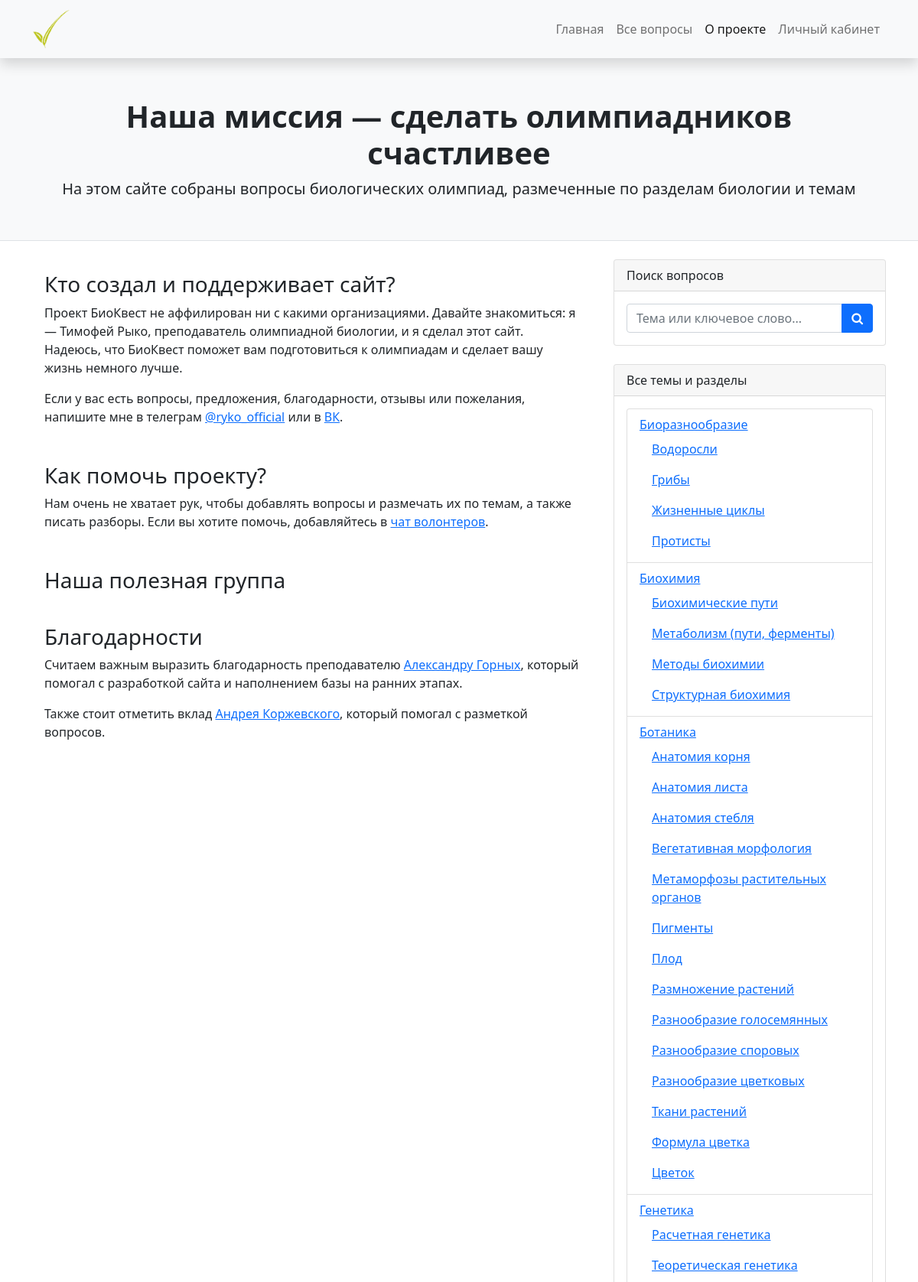
The page /about/ (signed in, upper part) on the database its author committed.
### main/models.py (models this page shows, shortened)
class BaseModel(models.Model):
    created_at = models.DateTimeField('Created', auto_now_add=True, db_index=True)
    updated_at = models.DateTimeField('Modified', auto_now=True)
    class Meta:
        abstract = True

class Section(BaseModel):
    name = models.CharField('Название раздела', max_length=100)
    slug = models.SlugField(max_length=100, validators=[validate_slug])
    class Meta:
        ordering = ['name']
        verbose_name = 'Раздел'
        verbose_name_plural = 'Разделы'
    def get_absolute_url(self):
        return reverse('main:section_url', kwargs={'slug': self.slug})

class Topic(BaseModel):
    parent_section = models.ForeignKey(Section, on_delete=models.CASCADE, null=True, related_name='topics', verbose_name='Раздел')
    name = models.CharField('Тема', max_length=100)
    class Meta:
        ordering = ['parent_section', 'name']
        verbose_name = 'Тема'
        verbose_name_plural = 'Темы'

### main/views.py (the view)
# urls.py: path('about/', views.about, name='about'),
def about(request):
    requested_query = request.GET.get('query')
    if requested_query:
        return redirect(reverse('main:problems') + f'?query={requested_query}')
    sections = Section.objects.order_by('name')
    context = {
        'nav': [False, False, True, False],
        'sections': sections
    }
    return render(request, 'about.html', context=context)

### main/templates/about.html (shortened to what this page needs)
{% extends "base.html" %}
{% load custom_filters %}
{% load static %}
{% block header %}
<header class="py-1 bg-light border-bottom mb-4">
    <div class="container">
        <div class="text-center my-5">
            <h1 class="fw-bolder">Наша миссия — сделать олимпиадников счастливее</h1>
            <p class="lead mb-0">На этом сайте собраны вопросы биологических олимпиад, размеченные по разделам биологии и темам</p>
        </div>
    </div>
</header>
{% endblock header %}
{% block content %}
<div class="container">
    <div class="row">
        <div class="col-lg-8">
            <div class="card mb-4 border-0">
                <div class="card-body">
                    <h3 class="card-title">Кто создал и поддерживает сайт?</h3>
                    <p>Проект БиоКвест не аффилирован ни с какими организациями.
                        Давайте знакомиться: я — Тимофей Рыко, преподаватель олимпиадной биологии, и я сделал этот сайт.
                        Надеюсь, что БиоКвест поможет вам подготовиться к олимпиадам и сделает вашу жизнь немного лучше.
                    </p>
                    <p>Если у вас есть вопросы, предложения, благодарности, отзывы или пожелания, напишите мне в телеграм <a href="https://t.me/ryko_official">@ryko_official</a> или в <a href="https://vk.com/timofeiryko">ВК</a>.
                </div>
                <div class="card-body">
                    <h3 class="card-title">Как помочь проекту?</h3>
                    <p>Нам очень не хватает рук, чтобы добавлять вопросы и размечать их по темам, а также писать разборы. Если вы хотите помочь,
                        добавляйтесь  в <a href="https://vk.me/join/p/R7YSQ1Hda3q0dE5Dn6qOmFVvSveP7WRTE=">чат волонтеров</a>.
                    </p>
                </div>
                <div class="card-body">
                    <h3 class="card-title">Наша полезная группа</h3>
                </div>
                <div class="card-body">
                    <h3 class="card-title">Благодарности</h3>
                    <p>Считаем важным выразить благодарность преподавателю <a href="https://vk.com/id387861701">Александру Горных</a>,
                        который помогал с разработкой сайта и наполнением базы на ранних этапах.
                    </p>
                    <p>Также стоит отметить вклад <a href="https://vk.com/cycas15">Андрея Коржевского</a>,
                        который помогал с разметкой вопросов.</p>
                </div>
            </div>
        </div>
        <div class="col-lg-4">
            <div class="card mb-4">
                <div class="card-header">Поиск вопросов</div>
                <div class="card-body">
                    <form>
                        <div class="input-group">
                            <input class="form-control" type="text"
                                placeholder="Тема или ключевое слово..." aria-label="Тема или ключевое слово..."
                                aria-describedby="button-search" name="query"/>
                            <button class="btn btn-primary" id="button-search" type="submit" action="problems.html">
                                <i class="fa fa-search"></i>
                            </button>
                    </form>
                    </div>
                </div>
            </div>
            <div class="card mb-4">
                <div class="card-header">Все темы и разделы</div>
                <div class="card-body">
                    <ul class="list-group">
                        {% for section in sections %}
                        <li class="list-group-item"><a href="{{ section.get_absolute_url }}">{{ section.name }}</a>
                            <ul class="list-group inner">
                                {% for topic in section.topics.all %}
                                <li class="list-group-item border-0"><a href="{% url 'main:problems' %}?topic={{ topic.name }}">{{ topic.name }}</a></li>
                                {% endfor %}
                            </ul>
                        </li>
                        {% endfor %}
                    </ul>
                </div>
            </div>
        </div>
    </div>
{% endblock content %}

### rows shown on the page
Section: name "Биоразнообразие"
Topic: name "Водоросли"
Topic: name "Грибы"
Topic: name "Жизненные циклы"
Topic: name "Протисты"
Section: name "Биохимия"
Topic: name "Биохимические пути"
Topic: name "Метаболизм (пути, ферменты)"
Topic: name "Методы биохимии"
Topic: name "Структурная биохимия"
Section: name "Ботаника"
Topic: name "Анатомия корня"
Topic: name "Анатомия листа"
Topic: name "Анатомия стебля"
Topic: name "Вегетативная морфология"
Topic: name "Метаморфозы растительных органов"
Topic: name "Пигменты"
Topic: name "Плод"
Topic: name "Размножение растений"
Topic: name "Разнообразие голосемянных"
Topic: name "Разнообразие споровых"
Topic: name "Разнообразие цветковых"
Topic: name "Ткани растений"
Topic: name "Формула цветка"
Topic: name "Цветок"
Section: name "Генетика"
Topic: name "Расчетная генетика"
Topic: name "Теоретическая генетика"
